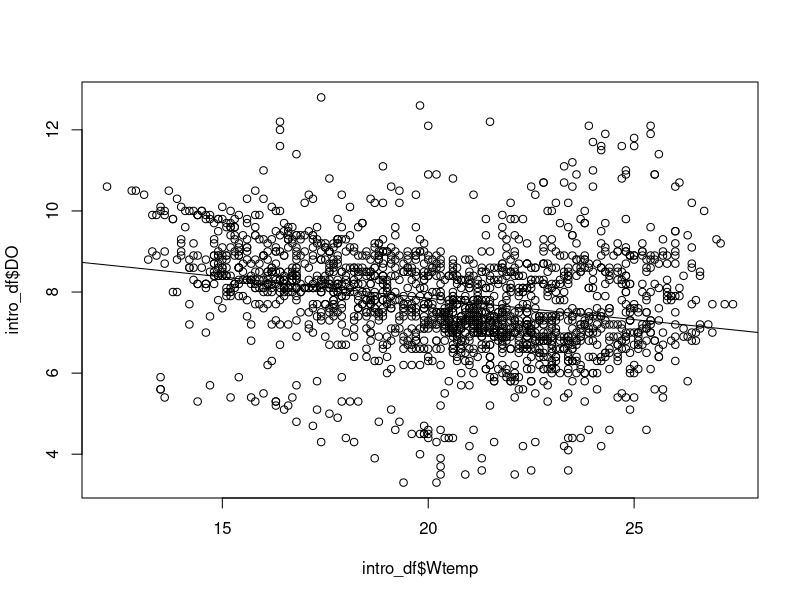
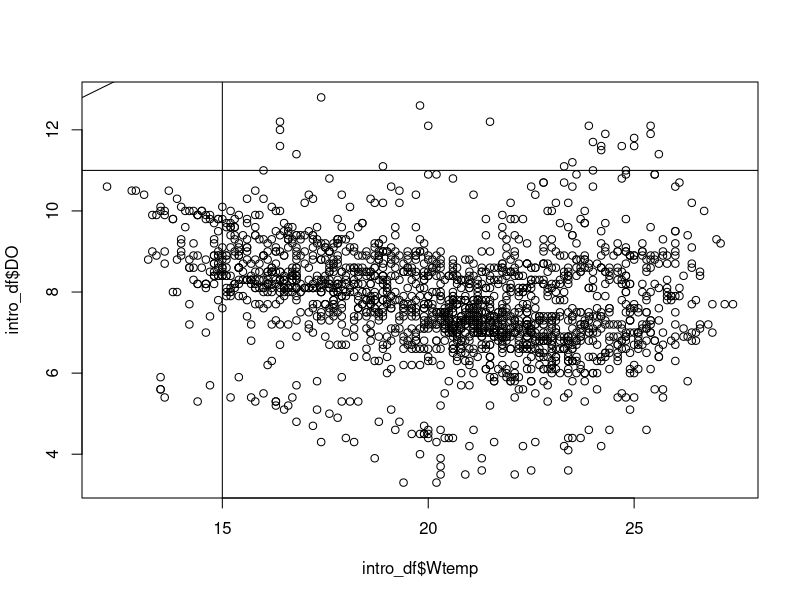

Generate these figures, in order, with R:
## ---- chunk 1
library(knitr)

knit_hooks$set(plot=function(x, options) {
  sprintf("<img src='../%s%s-%d.%s'/ title='%s'/>", 
          options$fig.path, options$label, options$fig.cur, options$fig.ext, options$fig.cap)

})

opts_chunk$set(
  echo=TRUE,
  fig.path="static/Analyze/",
  fig.width = 6,
  fig.height = 6,
  fig.cap = "TODO"
)
set.seed(5)
## ---- chunk 2
intro_df <- read.csv("data/course_NWISdata_cleaned.csv", stringsAsFactors = FALSE, 
                     colClasses = c("character", rep(NA, 7)))
## ---- chunk 3
pop1 <- rnorm(30, mean=3, sd=2)
pop2 <- rnorm(30, mean=10, sd=5)
pop_ttest <- t.test(pop1, pop2)
pop_ttest
## ---- chunk 4
#Filter so that there are only two Flow_cd groups
#You might have to load dplyr
library(dplyr)
est_appr_df <- filter(intro_df, Flow_cd %in% c("A e", "A"))
t.test(est_appr_df$Flow ~ est_appr_df$Flow_cd)
## ---- chunk 5
#A simple correlation
cor(intro_df$Wtemp, intro_df$DO, use="complete.obs")
#And a test of that correlation
cor.test(intro_df$Wtemp, intro_df$DO)

#A data frame as input to cor returns a correlation matrix
#Can't just do cor(intro_df) because intro_df has non-numeric columns:
# cor(intro_df)
# use dplyr to select the numeric columns of intro_df
intro_df_onlynumeric <- select(intro_df, -site_no, -dateTime, -Flow_cd)  
cor(intro_df_onlynumeric, use="complete.obs")
## ---- chunk 6
lm(DO ~ Wtemp, data=intro_df)
#Not much info, so save to object and use summary
lm_gwq1 <- lm(DO ~ Wtemp, data=intro_df)
summary(lm_gwq1)
#And now a multiple linear regression
lm_gwq2 <- lm(DO ~ Wtemp + Flow, data=intro_df)
summary(lm_gwq2)
## ---- chunk 7
plot(intro_df$Wtemp, intro_df$DO)
#abline accepts a linear model object as input
#linear model is done with lm, and uses a formula as input
abline(lm(DO ~ Wtemp, data=intro_df))
## ---- chunk 8
plot(intro_df$Wtemp, intro_df$DO)
#horizontal line at specified y value
abline(h=11)
#a vertical line
abline(v=15)
#Line with a slope and intercept
abline(7, 0.5)
## ---- chunk 9

